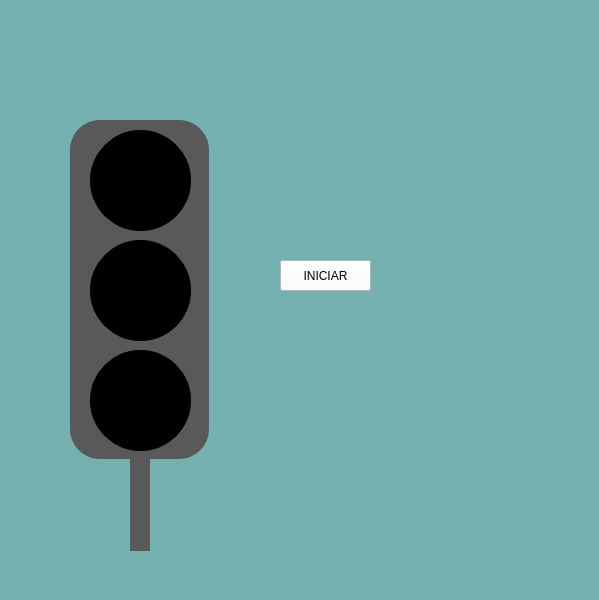
<?xml version="1.0" encoding="UTF-8"?>
<ui version="4.0">
 <class>MainWindow</class>
 <widget class="QMainWindow" name="MainWindow">
  <property name="geometry">
   <rect>
    <x>0</x>
    <y>0</y>
    <width>599</width>
    <height>600</height>
   </rect>
  </property>
  <property name="windowTitle">
   <string>MainWindow</string>
  </property>
  <property name="styleSheet">
   <string notr="true">background-color: rgb(118, 177, 177);</string>
  </property>
  <widget class="QWidget" name="centralwidget">
   <widget class="QPushButton" name="btn_iniciar">
    <property name="geometry">
     <rect>
      <x>280</x>
      <y>260</y>
      <width>91</width>
      <height>31</height>
     </rect>
    </property>
    <property name="styleSheet">
     <string notr="true">background-color: rgb(255, 255, 255);</string>
    </property>
    <property name="text">
     <string>INICIAR</string>
    </property>
   </widget>
   <widget class="QLabel" name="lbl_verde">
    <property name="geometry">
     <rect>
      <x>90</x>
      <y>130</y>
      <width>101</width>
      <height>101</height>
     </rect>
    </property>
    <property name="styleSheet">
     <string notr="true">border-radius: 50;
background-color: rgb(0, 0, 0);
border: 1px solid ;</string>
    </property>
    <property name="text">
     <string/>
    </property>
   </widget>
   <widget class="QLabel" name="lbl_amarillo">
    <property name="geometry">
     <rect>
      <x>90</x>
      <y>240</y>
      <width>101</width>
      <height>101</height>
     </rect>
    </property>
    <property name="styleSheet">
     <string notr="true">border-radius: 50%;
background-color: rgb(0, 0, 0);
border: 1px solid ;</string>
    </property>
    <property name="text">
     <string/>
    </property>
   </widget>
   <widget class="QLabel" name="lbl_rojo">
    <property name="geometry">
     <rect>
      <x>90</x>
      <y>350</y>
      <width>101</width>
      <height>101</height>
     </rect>
    </property>
    <property name="styleSheet">
     <string notr="true">border-radius: 50;
border: 1px solid ;
background-color: rgb(0, 0, 0);</string>
    </property>
    <property name="text">
     <string/>
    </property>
   </widget>
   <widget class="QLabel" name="label">
    <property name="geometry">
     <rect>
      <x>70</x>
      <y>120</y>
      <width>139</width>
      <height>339</height>
     </rect>
    </property>
    <property name="styleSheet">
     <string notr="true">background-color: rgb(89, 89, 89);
border-radius: 30;</string>
    </property>
    <property name="text">
     <string/>
    </property>
   </widget>
   <widget class="QLabel" name="label_2">
    <property name="geometry">
     <rect>
      <x>130</x>
      <y>450</y>
      <width>20</width>
      <height>101</height>
     </rect>
    </property>
    <property name="styleSheet">
     <string notr="true">background-color: rgb(89, 89, 89);</string>
    </property>
    <property name="text">
     <string/>
    </property>
   </widget>
   <widget class="QLabel" name="label_3">
    <property name="geometry">
     <rect>
      <x>10</x>
      <y>0</y>
      <width>201</width>
      <height>101</height>
     </rect>
    </property>
    <property name="text">
     <string/>
    </property>
    <property name="pixmap">
     <pixmap resource="../Recursos.qrc">:/Logos/Imagenes/WhatsApp Image 2024-02-15 at 6.57.13 PM.jpeg</pixmap>
    </property>
    <property name="scaledContents">
     <bool>true</bool>
    </property>
   </widget>
   <widget class="QLabel" name="label_4">
    <property name="geometry">
     <rect>
      <x>340</x>
      <y>0</y>
      <width>241</width>
      <height>101</height>
     </rect>
    </property>
    <property name="text">
     <string/>
    </property>
    <property name="pixmap">
     <pixmap resource="../Recursos.qrc">:/Logos/Imagenes/UAT_2018_-_2021_HORIZONTAL.jpg</pixmap>
    </property>
    <property name="scaledContents">
     <bool>true</bool>
    </property>
   </widget>
   <widget class="QLabel" name="label_5">
    <property name="geometry">
     <rect>
      <x>470</x>
      <y>470</y>
      <width>91</width>
      <height>61</height>
     </rect>
    </property>
    <property name="text">
     <string/>
    </property>
    <property name="pixmap">
     <pixmap resource="../Recursos.qrc">:/Logos/Imagenes/WhatsApp Image 2024-02-15 at 9.24.51 PM.jpeg</pixmap>
    </property>
    <property name="scaledContents">
     <bool>true</bool>
    </property>
   </widget>
   <zorder>label_2</zorder>
   <zorder>label</zorder>
   <zorder>btn_iniciar</zorder>
   <zorder>lbl_verde</zorder>
   <zorder>lbl_amarillo</zorder>
   <zorder>lbl_rojo</zorder>
   <zorder>label_3</zorder>
   <zorder>label_4</zorder>
   <zorder>label_5</zorder>
  </widget>
  <widget class="QMenuBar" name="menubar">
   <property name="geometry">
    <rect>
     <x>0</x>
     <y>0</y>
     <width>599</width>
     <height>21</height>
    </rect>
   </property>
  </widget>
  <widget class="QStatusBar" name="statusbar"/>
 </widget>
 <resources>
  <include location="../Recursos.qrc"/>
 </resources>
 <connections/>
</ui>
